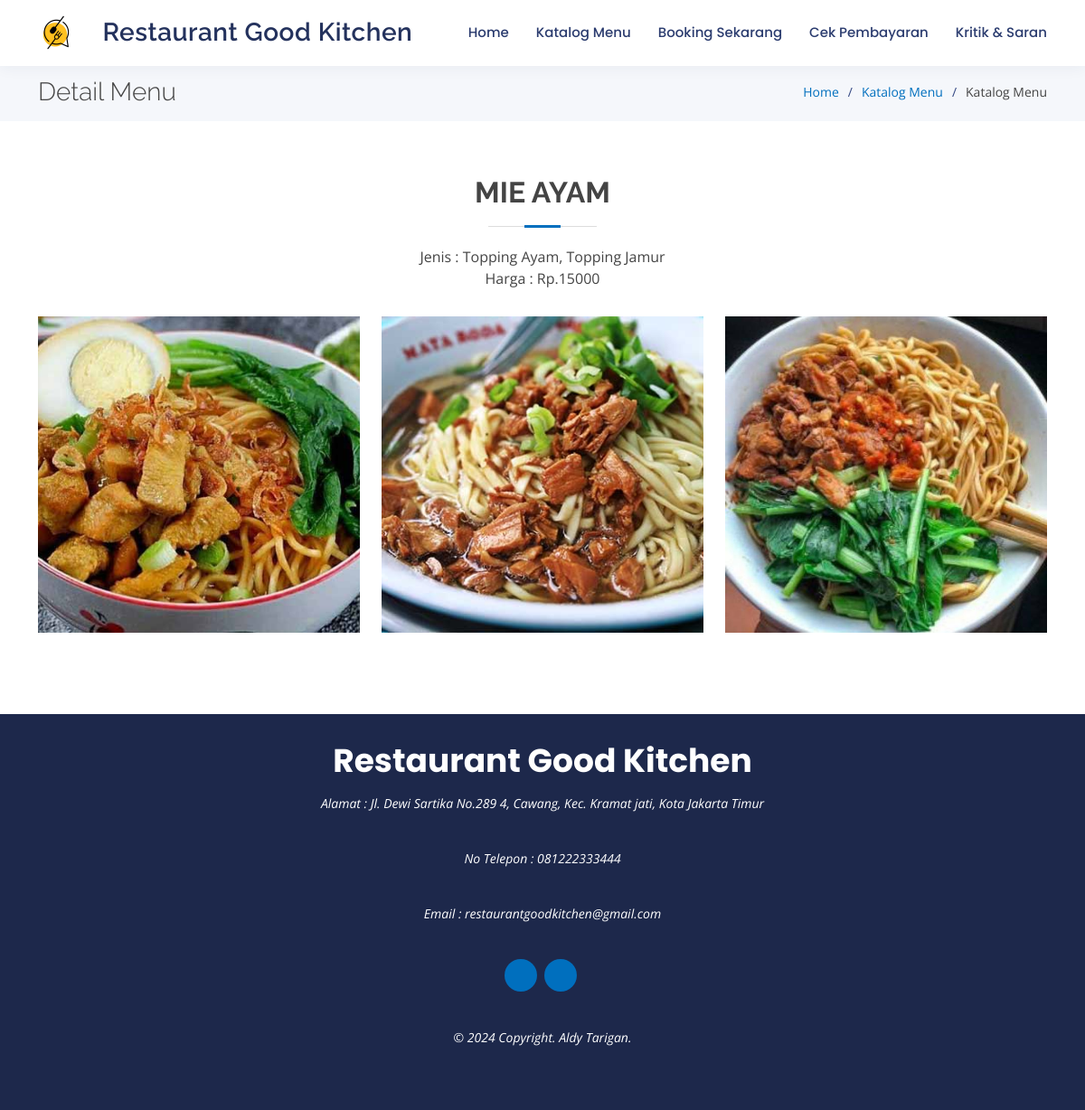
Page /index.php/katalog/detail/2 on the committed database.
### tables this page shows
CREATE TABLE `profil_usaha` (
  `id` int(12) NOT NULL,
  `nama_usaha` varchar(250) NOT NULL,
  `deskripsi` text NOT NULL,
  `alamat` varchar(250) NOT NULL,
  `nomor_telepon` varchar(17) NOT NULL,
  `email` varchar(100) NOT NULL,
  `instagram` varchar(50) NOT NULL,
  `facebook` varchar(250) NOT NULL,
  `maps_link` text NOT NULL,
  `foto_usaha_1` text NOT NULL,
  `foto_usaha_2` text NOT NULL,
  `foto_usaha_3` text NOT NULL
);

CREATE TABLE `menu` (
  `id_menu` int(11) NOT NULL,
  `nama_menu` varchar(100) NOT NULL,
  `detail_menu` text NOT NULL,
  `kategori` varchar(50) NOT NULL,
  `stok` varchar(50) NOT NULL DEFAULT 'Tersedia',
  `harga` int(100) NOT NULL
);

CREATE TABLE `gambar_menu` (
  `id_gambar` int(11) NOT NULL,
  `id_menu` int(11) NOT NULL,
  `gambar` varchar(250) NOT NULL
);

### application/controllers/Katalog.php (called while the page is built, shortened)
<?php
class Katalog extends CI_Controller
{
    public function __construct()
    {
        $this->load->model('katalog_model');
    }
    public function getProfilUsaha()
    {
        $getProfil = $this->db->query("SELECT * FROM profil_usaha");
        foreach ($getProfil->result_array() as $profil) {
            $arr['nama_usaha'] = $profil['nama_usaha'];
            $arr['alamat'] = $profil['alamat'];
            $arr['nomor_telepon'] = $profil['nomor_telepon'];
            $arr['email'] = $profil['email'];
            $arr['maps_link'] = $profil['maps_link'];
            $arr['instagram'] = $profil['instagram'];
            $arr['facebook'] = $profil['facebook'];
            $arr['foto_usaha_1'] = $profil['foto_usaha_1'];
            $arr['foto_usaha_2'] = $profil['foto_usaha_2'];
            $arr['foto_usaha_3'] = $profil['foto_usaha_3'];
        }
        return $arr;
    }
    public function detail($id)
    {
        $profil = $this->getProfilUsaha();
        $data['menu'] = $this->katalog_model->getMakananById($id);
        $data['gambar_menu'] = $this->katalog_model->getGambarById($id);
        $data['nama_usaha'] = $profil['nama_usaha'];
        $data['alamat'] = $profil['alamat'];
        $data['nomor_telepon'] = $profil['nomor_telepon'];
        $data['email'] = $profil['email'];
        $data['instagram'] = $profil['instagram'];
        $data['facebook'] = $profil['facebook'];
        $this->load->view('home/layout/header', $data);
        $this->load->view('home/katalog/detail');
        $this->load->view('home/layout/footer');
    }
}

### index.php (called while the page is built, shortened)
<?php
require_once BASEPATH.'core/CodeIgniter.php';

### application/models/Katalog_model.php (called while the page is built, shortened)
<?php
class Katalog_model extends CI_Model
{
    public function getMakananById($id)
    {
        $query = $this->db->query("SELECT * FROM menu where id_menu = $id");
        return $query->result_array();
    }
    public function getGambarById($id_menu)
    {
        $query = $this->db->query("SELECT * FROM gambar_menu gm join menu m on gm.id_menu=m.id_menu WHERE m.id_menu = $id_menu");
        return $query->result_array();
    }
}

### application/views/home/katalog/detail.php (the view, shortened to what this page needs)
<main id="main">
  <section id="breadcrumbs" class="breadcrumbs">
    <div class="container">
      <div class="d-flex justify-content-between align-items-center">
        <h2>Detail Menu</h2>
        <ol>
          <li><a href="<?= base_url() ?>">Home</a></li>
          <li><a href="<?= base_url() ?>katalog">Katalog Menu</a></li>
          <li>Katalog Menu</li>
        </ol>
      </div>
    </div>
  </section>
  <section id="gallery" class="gallery">
    <div class="container">
      <div class="section-title">
        <?php
        foreach ($menu as $m) {
        ?>
          <h2>
            <?= $m['nama_menu'] ?>
          </h2>
          <p>Jenis : <?= $m['detail_menu'] ?></p>
          <p>Harga : Rp.<?= $m['harga'] ?></p>
        <?php
        }
        ?>
      </div>
      <div class="row gallery-container">
        <?php
        foreach ($gambar_menu as $gm) {
        ?>
          <div class="col-lg-4 col-md-6 gallery-item filter-home">
            <div class="gallery-wrap">
              <img style="object-fit: cover;height:350px;width:100%" src="<?php echo base_url('assets/dataresto/menu/' . $gm['gambar']) ?>" class="img-fluid" alt="">
            </div>
          </div>
        <?php
        }
        ?>
      </div>
    </div>
  </section>
</main>

### application/views/home/layout/header.php (shortened to what this page needs)
<!DOCTYPE html>
<html lang="en">
<head>
  <link rel="stylesheet" href="<?= base_url() ?>assets/admin/vendor/@fortawesome/fontawesome-free/css/all.min.css" type="text/css">
  <link href="<?= base_url() ?>assets/home/vendor/bootstrap/css/bootstrap.min.css" rel="stylesheet">
  <link href="<?= base_url() ?>assets/home/vendor/bootstrap-icons/bootstrap-icons.css" rel="stylesheet">
  <link href="<?= base_url() ?>assets/home/vendor/boxicons/css/boxicons.min.css" rel="stylesheet">
  <link href="<?= base_url() ?>assets/home/vendor/glightbox/css/glightbox.min.css" rel="stylesheet">
  <link href="<?= base_url() ?>assets/home/vendor/remixicon/remixicon.css" rel="stylesheet">
  <link href="<?= base_url() ?>assets/home/vendor/swiper/swiper-bundle.min.css" rel="stylesheet">
  <link rel="stylesheet" href="<?= base_url() ?>assets/home/css/style.css?v=1">
  <link rel="stylesheet" href="<?= base_url() ?>assets/home/select2/css/select2.min.css">
  <link rel="stylesheet" href="<?= base_url() ?>assets/home/select2-bootstrap4-theme/select2-bootstrap4.min.css">
</head>
<body>
  <header id="header" class="fixed-top">
    <div class="container d-flex align-items-center justify-content-between">
      <a href="<?= base_url() ?>" class="logo"><img src="<?= base_url() ?>assets/home/img/logo2.png" alt="" class="img-fluid"></a>
      <h1 class="logo"><a href="<?= base_url() ?>"><?= $nama_usaha ?></a></h1>
      <nav id="navbar" class="navbar">
        <ul>
          <li><a href="<?= base_url() ?>">Home</a></li>
          <li><a href="<?= base_url() ?>katalog">Katalog Menu</a></li>
          <li><a href="<?= base_url() ?>home/booking">Booking Sekarang</a></li>
          <li><a href="<?= base_url() ?>pembayaran/cari">Cek Pembayaran</a></li>
          <li><a href="<?= base_url() ?>saran/add">Kritik & Saran</a></li>
        </ul>
      </nav>
    </div>
  </header>

### application/views/home/layout/footer.php (shortened to what this page needs)
<footer id="footer">
  <div class="container">
    <h3><?= $nama_usaha ?></h3>
    <p>Alamat : <?= $alamat ?></p>
    <p>No Telepon : </i> <?= $nomor_telepon ?></p>
    <p>Email : </i> <?= $email ?></p>
    <div class="social-links">
      <a href="https://instagram.com/<?= $instagram ?>" class="instagram" target="_blank"><i class="bx bxl-instagram"></i></a>
      <a href="https://facebook.com/<?= $facebook ?>" class="facebook" target="_blank"><i class="bx bxl-facebook"></i></a>
    </div>
    <p>&copy; <span id="currentYear"></span> Copyright. Aldy Tarigan.</p>
  </div>
</footer>
</body>
</html>

### assets/home/css/style.css (style rules this page uses)
body { font-family: "Open Sans", sans-serif; color: #444444; }
a { color: #006fbe; text-decoration: none; }
h1, h2, h3, h4, h5, h6 { font-family: "Raleway", sans-serif; }
#header { background: #fff; transition: all 0.5s; z-index: 997; padding: 15px 0; box-shadow: 0px 2px 15px rgba(36, 50, 93, 0.06); }
#header .logo { font-size: 28px; margin: 0; padding: 0; line-height: 1; font-weight: 600; letter-spacing: 0.5px; }
#header .logo a { color: #24325d; }
#header .logo img { max-height: 40px; }
.navbar { padding: 0; }
.navbar ul { margin: 0; padding: 0; display: flex; list-style: none; align-items: center; }
.navbar li { position: relative; }
.navbar a, .navbar a:focus { display: flex; align-items: center; justify-content: space-between; padding: 10px 0 10px 30px; font-family: "Poppins", sans-serif; font-size: 15px; font-weight: 500; color: #2b3c6f; white-space: nowrap; transition: 0.3s; }
section { padding: 60px 0; }
.section-title { text-align: center; padding-bottom: 30px; }
.section-title h2 { font-size: 32px; font-weight: bold; text-transform: uppercase; margin-bottom: 20px; padding-bottom: 20px; position: relative; }
.section-title h2::before { content: ''; position: absolute; display: block; width: 120px; height: 1px; background: #ddd; bottom: 1px; left: calc(50% - 60px); }
.section-title h2::after { content: ''; position: absolute; display: block; width: 40px; height: 3px; background: #006fbe; bottom: 0; left: calc(50% - 20px); }
.section-title p { margin-bottom: 0; }
.breadcrumbs { padding: 15px 0; background: #f5f7fb; min-height: 40px; margin-top: 70px; }
.breadcrumbs h2 { font-size: 28px; margin-bottom: 0; font-weight: 300; }
.breadcrumbs ol { display: flex; flex-wrap: wrap; list-style: none; padding: 0; margin: 0; font-size: 14px; }
.breadcrumbs ol li + li { padding-left: 10px; }
.breadcrumbs ol li + li::before { display: inline-block; padding-right: 10px; color: #324682; content: "/"; }
.gallery .gallery-item { margin-bottom: 30px; }
.gallery .gallery-wrap { transition: 0.3s; position: relative; overflow: hidden; z-index: 1; background: rgba(36, 50, 93, 0.6); }
.gallery .gallery-wrap::before { content: ""; background: rgba(36, 50, 93, 0.6); position: absolute; left: 30px; right: 30px; top: 30px; bottom: 30px; transition: all ease-in-out 0.3s; z-index: 2; opacity: 0; }
#footer { background: #1d284b; color: #fff; font-size: 14px; text-align: center; padding: 30px 0; }
#footer h3 { font-size: 36px; font-weight: 700; color: #fff; position: relative; font-family: "Poppins", sans-serif; padding: 0; margin: 0 0 15px 0; }
#footer p { font-size: 15; font-style: italic; padding: 0; margin: 0 0 40px 0; }
#footer .social-links { margin: 0 0 40px 0; }
#footer .social-links a { font-size: 18px; display: inline-block; background: #006fbe; color: #fff; line-height: 1; padding: 8px 0; margin-right: 4px; border-radius: 50%; text-align: center; width: 36px; height: 36px; transition: 0.3s; }

### rows in the picture
profil_usaha: nama_usaha "Restaurant Good Kitchen", alamat "Jl. Dewi Sartika No.289 4, Cawang, Kec. Kramat jati, Kota Jakarta Timur", nomor_telepon "081222333444", email "restaurantgoodkitchen@gmail.com"
menu: nama_menu "MIE AYAM", detail_menu "Topping Ayam, Topping Jamur", harga "15000"
gambar_menu: gambar (picture)
gambar_menu: gambar (picture)
gambar_menu: gambar (picture)
